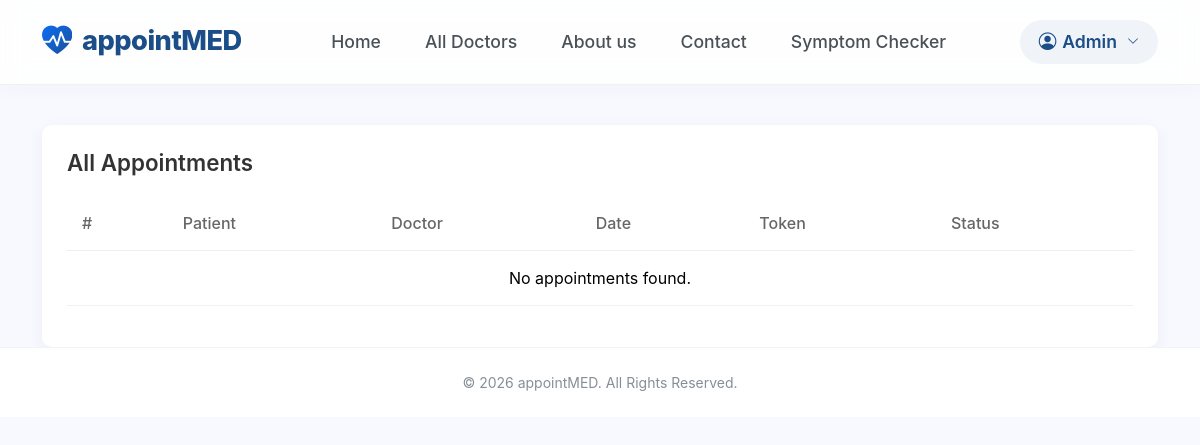
Before: /appointments/admin-appointments/ (signed in) with the older database file.
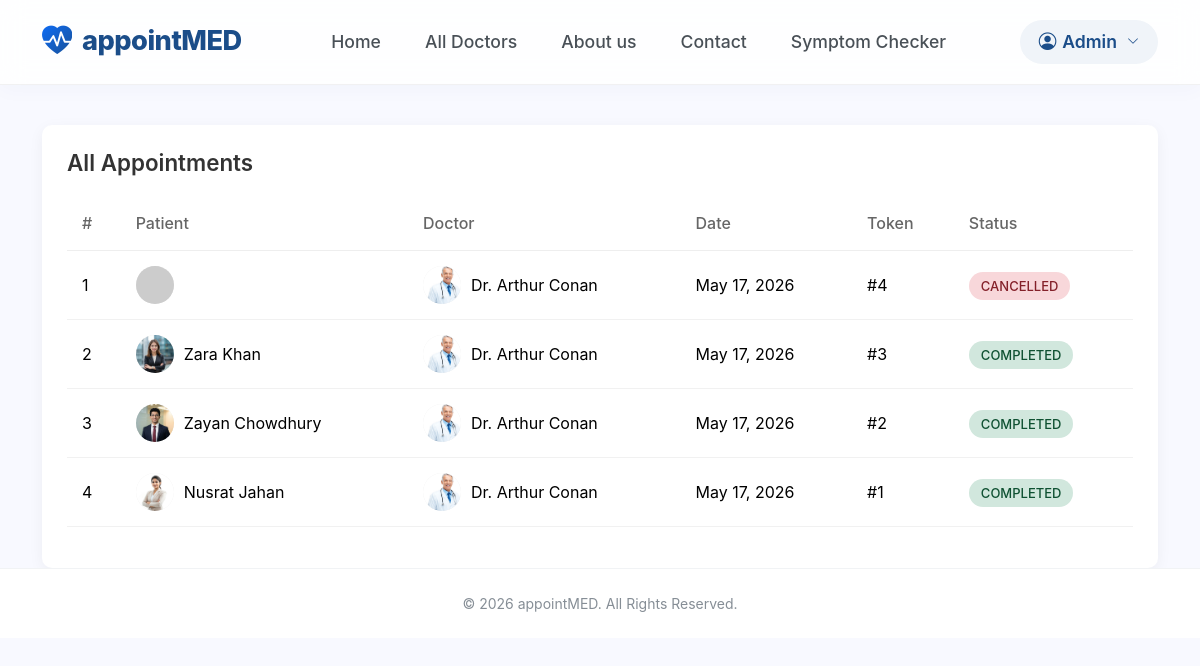
After: the same page with the newer database file.
### appointments/models.py (models this page shows)
class Appointment(models.Model):
    STATUS_CHOICES = [
        ('WAITING', 'Waiting'),
        ('ONGOING', 'Ongoing'),
        ('COMPLETED', 'Completed'),
        ('NOT_PRESENT', 'Not Present'),
        ('MISSED', 'Missed'),
        ('CANCELLED', 'Cancelled'),
    ]
    patient = models.ForeignKey(User, on_delete=models.CASCADE)
    doctor = models.ForeignKey(DoctorProfile, on_delete=models.CASCADE)
    appointment_date = models.DateField(null=True, blank=True)
    token_number = models.IntegerField()
    queue_position = models.IntegerField()
    status = models.CharField(
        max_length=20,
        choices=STATUS_CHOICES,
        default='WAITING'
    )
    created_at = models.DateTimeField(auto_now_add=True)

### accounts/models.py (models this page shows, shortened)
class DoctorProfile(models.Model):
    user = models.OneToOneField(User, on_delete=models.CASCADE)
    name = models.CharField(max_length=100)
    speciality = models.CharField(max_length=100)
    experience = models.IntegerField()
    address = models.TextField()
    fees = models.IntegerField()
    about = models.TextField()
    is_available = models.BooleanField(default=True)
    image = models.ImageField(upload_to='doctors/', blank=True)

class PatientProfile(models.Model):
    user = models.OneToOneField(User, on_delete=models.CASCADE)
    full_name = models.CharField(max_length=100)
    gender = models.CharField(
        max_length=10,
        choices=[
            ('MALE', 'Male'),
            ('FEMALE', 'Female'),
            ('OTHER', 'Other'),
        ]
    )
    date_of_birth = models.DateField(null=True, blank=True)
    phone = models.CharField(max_length=15, blank=True, null=True)
    address = models.TextField(blank=True, null=True)
    image = models.ImageField(upload_to='patients/', blank=True)

### appointments/views.py (the view)
# urls.py: path('admin-appointments/', views.admin_appointments, name='admin_appointments'),
@login_required
def admin_appointments(request):
    if not request.user.is_superuser:
        return redirect("home")
    appointments = Appointment.objects.all().order_by('-created_at')
    return render(request, 'admin_appointments.html', {
        'appointments': appointments
    })

### templates/admin_appointments.html (shortened to what this page needs)
{% extends "base.html" %}
{% block content %}
<div class="container">
    <div class="table-container">
        <h2 class="table-title">
            All Appointments
        </h2>
        <div class="table-responsive">
            <table class="table align-middle">
                <thead>
                    <tr>
                        <th>#</th>
                        <th>Patient</th>
                        <th>Doctor</th>
                        <th>Date</th>
                        <th>Token</th>
                        <th>Status</th>
                    </tr>
                </thead>
                <tbody>
                    {% for appointment in appointments %}
                    <tr>
                        <td>
                            {{ forloop.counter }}
                        </td>
                        <td>
                            <div class="user-info">
                                {% if appointment.patient.patientprofile.image %}
                                    <img src="{{ appointment.patient.patientprofile.image.url }}"
                                         class="avatar">
                                {% else %}
                                    <img src="https://via.placeholder.com/38"
                                         class="avatar">
                                {% endif %}
                                {{ appointment.patient.patientprofile.full_name }}
                            </div>
                        </td>
                        <td>
                            <div class="user-info">
                                {% if appointment.doctor.image %}
                                    <img src="{{ appointment.doctor.image.url }}"
                                         class="avatar">
                                {% else %}
                                    <img src="https://via.placeholder.com/38"
                                         class="avatar">
                                {% endif %}
                                Dr. {{ appointment.doctor.name }}
                            </div>
                        </td>
                        <td>
                            {{ appointment.appointment_date }}
                        </td>
                        <td>
                            #{{ appointment.token_number }}
                        </td>
                        <td>
                             {% if appointment.status == "WAITING" %}
                                 <form method="POST" action="{% url 'cancel_appointment_admin' appointment.id %}">
                                  {% csrf_token %}
                                     <button type="submit" class="btn btn-sm btn-danger">Cancel</button>
                                 </form>
                            {% else %}
        <span class="status-badge {{ appointment.status }}">
            {{ appointment.status }}
        </span>
    {% endif %}
</td>
                    </tr>
                    {% empty %}
                    <tr>
                        <td colspan="6" class="text-center">
                            No appointments found.
                        </td>
                    </tr>
                    {% endfor %}
                </tbody>
            </table>
        </div>
    </div>
</div>
{% endblock %}

Changed rows visible on the page:
added Appointment: doctor.image (picture), doctor.name "Arthur Conan", appointment_date "May 17, 2026", token_number "4", status "CANCELLED"
added Appointment: patient.patientprofile.image (picture), patient.patientprofile.full_name "Zara Khan", doctor.image (picture), doctor.name "Arthur Conan", appointment_date "May 17, 2026", token_number "3", status "COMPLETED"
added Appointment: patient.patientprofile.image (picture), patient.patientprofile.full_name "Zayan Chowdhury", doctor.image (picture), doctor.name "Arthur Conan", appointment_date "May 17, 2026", token_number "2", status "COMPLETED"
added Appointment: patient.patientprofile.image (picture), patient.patientprofile.full_name "Nusrat Jahan", doctor.image (picture), doctor.name "Arthur Conan", appointment_date "May 17, 2026", token_number "1", status "COMPLETED"
Other visible differences:
text no longer shown: "No appointments found."
